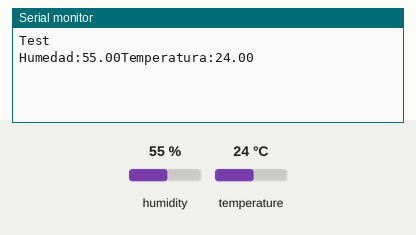
Recording of a sketch running on a simulated Arduino Uno, built with avr-gcc and run on an emulated ATmega328P. Parts: the last lines printed to the serial monitor. The test bench sets the inputs (shaded band); at power-on: humidity 55 %, temperature 24 °C.

Above: at 2.8 s.
2.9 s: humidity set to 22 %
At 5.0 s:
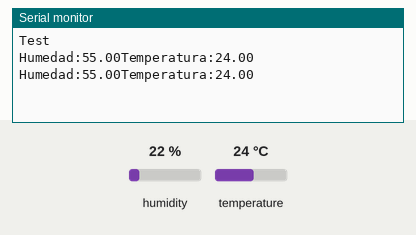
5.6 s: temperature set to 12 °C
At 7.5 s:
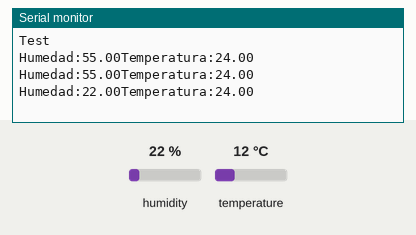
8.3 s: humidity set to 40 %
At 11.1 s:
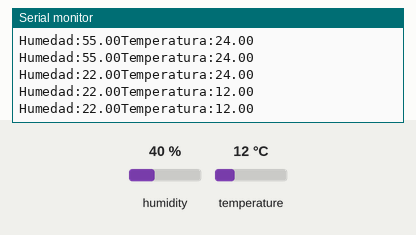
Timing chart, 0 to 12.6 s (numbered marks = the images above; inputs shaded):
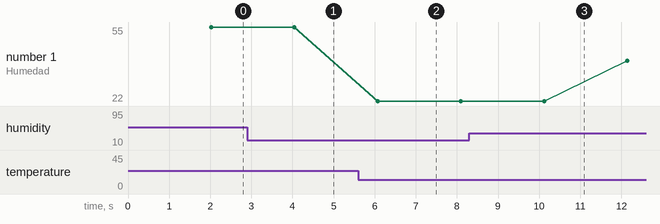

Measured:
- plotted number 1: 22 → 40 after the input at 8.3 s

The sketch:

sensor_de_temperatura.ino
```cpp
#include <Adafruit_Sensor.h>

#include <DHT.h>
#define DHTTYPE DHT11

const int DHTPin=5;

DHT dht(DHTPin,DHTTYPE);

void setup() {
  Serial.begin(9600);
  Serial.println("Test");
  dht.begin();
  // put your setup code here, to run once:

}

void loop() {

  float h= dht.readHumidity();
  float t= dht.readTemperature();
  delay(2000);

if (isnan(h) | isnan(t)){
  Serial.println("Fallo la lectura del sensor");
  return;
}

  Serial.print("Humedad:");
  Serial.print(h);
  Serial.print("Temperatura:");
  Serial.print(t);
  Serial.print("\n");
  // put your main code here, to run repeatedly:

}
```
